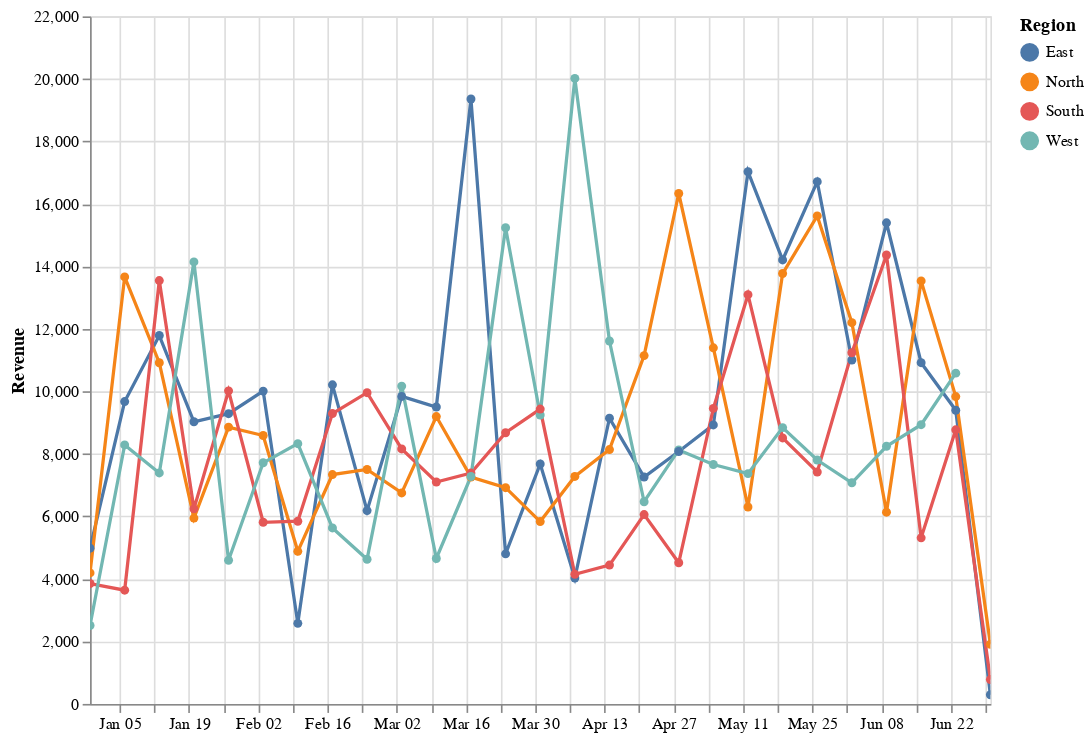

Notebook code for this chart:
### Code cell
chart

### Figure 1 — Vega-Lite specification as saved in the notebook (floating-point values rounded to 4 significant figures)
{"config": {"view": {"continuousWidth": 300, "continuousHeight": 300}}, "data": {"name": "data-543cef554e3c097345042bad7e05266b"}, "mark": {"type": "line", "point": true}, "encoding": {"color": {"field": "region", "title": "Region", "type": "nominal"}, "tooltip": [{"field": "period", "title": "Period", "type": "temporal"}, {"field": "region", "title": "Region", "type": "nominal"}, {"field": "revenue", "format": ",.2f", "title": "Revenue", "type": "quantitative"}, {"field": "units", "format": ",.0f", "title": "Units", "type": "quantitative"}], "x": {"field": "period", "title": "", "type": "temporal"}, "y": {"field": "revenue", "title": "Revenue", "type": "quantitative"}}, "height": 420, "params": [{"name": "param_1e9efca18e7a2868", "select": {"type": "interval", "encodings": ["x", "y"]}, "bind": "scales"}], "width": 550, "$schema": "https://vega.github.io/schema/vega-lite/v6.1.0.json", "datasets": {"data-543cef554e3c097345042bad7e05266b": [{"period": "2024-12-30T00:00:00", "region": "East", "revenue": 4984.0, "units": 26}, {"period": "2024-12-30T00:00:00", "region": "North", "revenue": 4192.0, "units": 48}, {"period": "2024-12-30T00:00:00", "region": "South", "revenue": 3853.0, "units": 37}, {"period": "2024-12-30T00:00:00", "region": "West", "revenue": 2510.0, "units": 30}, {"period": "2025-01-06T00:00:00", "region": "East", "revenue": 9674.0, "units": 76}, {"period": "2025-01-06T00:00:00", "region": "North", "revenue": 13660.0, "units": 87}, {"period": "2025-01-06T00:00:00", "region": "South", "revenue": 3639.0, "units": 41}, {"period": "2025-01-06T00:00:00", "region": "West", "revenue": 8288.0, "units": 82}, {"period": "2025-01-13T00:00:00", "region": "East", "revenue": 11790.0, "units": 83}, {"period": "2025-01-13T00:00:00", "region": "North", "revenue": 10920.0, "units": 103}, {"period": "2025-01-13T00:00:00", "region": "South", "revenue": 13550.0, "units": 74}, {"period": "2025-01-13T00:00:00", "region": "West", "revenue": 7391.0, "units": 59}, {"period": "2025-01-20T00:00:00", "region": "West", "revenue": 14140.0, "units": 96}, {"period": "2025-01-20T00:00:00", "region": "South", "revenue": 6241.0, "units": 59}, {"period": "2025-01-20T00:00:00", "region": "East", "revenue": 9029.0, "units": 101}, {"period": "2025-01-20T00:00:00", "region": "North", "revenue": 5946.0, "units": 74}, {"period": "2025-01-27T00:00:00", "region": "East", "revenue": 9288.0, "units": 92}, {"period": "2025-01-27T00:00:00", "region": "North", "revenue": 8857.0, "units": 83}, {"period": "2025-01-27T00:00:00", "region": "South", "revenue": 10020.0, "units": 63}, {"period": "2025-01-27T00:00:00", "region": "West", "revenue": 4597.0, "units": 43}, {"period": "2025-02-03T00:00:00", "region": "West", "revenue": 7716.0, "units": 54}, {"period": "2025-02-03T00:00:00", "region": "East", "revenue": 10010.0, "units": 71}, {"period": "2025-02-03T00:00:00", "region": "North", "revenue": 8588.0, "units": 82}, {"period": "2025-02-03T00:00:00", "region": "South", "revenue": 5812.0, "units": 58}, {"period": "2025-02-10T00:00:00", "region": "West", "revenue": 8328.0, "units": 42}, {"period": "2025-02-10T00:00:00", "region": "South", "revenue": 5846.0, "units": 54}, {"period": "2025-02-10T00:00:00", "region": "East", "revenue": 2577.0, "units": 33}, {"period": "2025-02-10T00:00:00", "region": "North", "revenue": 4883.0, "units": 67}, {"period": "2025-02-17T00:00:00", "region": "East", "revenue": 10210.0, "units": 80}, {"period": "2025-02-17T00:00:00", "region": "North", "revenue": 7339.0, "units": 61}, {"period": "2025-02-17T00:00:00", "region": "South", "revenue": 9290.0, "units": 80}, {"period": "2025-02-17T00:00:00", "region": "West", "revenue": 5631.0, "units": 69}, {"period": "2025-02-24T00:00:00", "region": "East", "revenue": 6185.0, "units": 75}, {"period": "2025-02-24T00:00:00", "region": "North", "revenue": 7502.0, "units": 78}, {"period": "2025-02-24T00:00:00", "region": "South", "revenue": 9959.0, "units": 81}, {"period": "2025-02-24T00:00:00", "region": "West", "revenue": 4628.0, "units": 32}, {"period": "2025-03-03T00:00:00", "region": "West", "revenue": 10170.0, "units": 71}, {"period": "2025-03-03T00:00:00", "region": "South", "revenue": 8160.0, "units": 70}, {"period": "2025-03-03T00:00:00", "region": "East", "revenue": 9840.0, "units": 50}, {"period": "2025-03-03T00:00:00", "region": "North", "revenue": 6751.0, "units": 69}, {"period": "2025-03-10T00:00:00", "region": "East", "revenue": 9501.0, "units": 99}, {"period": "2025-03-10T00:00:00", "region": "North", "revenue": 9195.0, "units": 55}, {"period": "2025-03-10T00:00:00", "region": "South", "revenue": 7100.0, "units": 70}, {"period": "2025-03-10T00:00:00", "region": "West", "revenue": 4653.0, "units": 47}, {"period": "2025-03-17T00:00:00", "region": "East", "revenue": 19360.0, "units": 115}, {"period": "2025-03-17T00:00:00", "region": "North", "revenue": 7258.0, "units": 52}, {"period": "2025-03-17T00:00:00", "region": "South", "revenue": 7386.0, "units": 74}, {"period": "2025-03-17T00:00:00", "region": "West", "revenue": 7278.0, "units": 82}, {"period": "2025-03-24T00:00:00", "region": "South", "revenue": 8678.0, "units": 52}, {"period": "2025-03-24T00:00:00", "region": "East", "revenue": 4801.0, "units": 49}, {"period": "2025-03-24T00:00:00", "region": "North", "revenue": 6919.0, "units": 81}, {"period": "2025-03-24T00:00:00", "region": "West", "revenue": 15240.0, "units": 85}, {"period": "2025-03-31T00:00:00", "region": "West", "revenue": 9245.0, "units": 65}, {"period": "2025-03-31T00:00:00", "region": "South", "revenue": 9435.0, "units": 75}, {"period": "2025-03-31T00:00:00", "region": "North", "revenue": 5834.0, "units": 56}, {"period": "2025-03-31T00:00:00", "region": "East", "revenue": 7677.0, "units": 93}, {"period": "2025-04-07T00:00:00", "region": "East", "revenue": 4027.0, "units": 23}, {"period": "2025-04-07T00:00:00", "region": "North", "revenue": 7279.0, "units": 71}, {"period": "2025-04-07T00:00:00", "region": "South", "revenue": 4148.0, "units": 42}, {"period": "2025-04-07T00:00:00", "region": "West", "revenue": 20020.0, "units": 115}, {"period": "2025-04-14T00:00:00", "region": "East", "revenue": 9143.0, "units": 87}, {"period": "2025-04-14T00:00:00", "region": "North", "revenue": 8139.0, "units": 71}, {"period": "2025-04-14T00:00:00", "region": "South", "revenue": 4442.0, "units": 48}, {"period": "2025-04-14T00:00:00", "region": "West", "revenue": 11610.0, "units": 67}, {"period": "2025-04-21T00:00:00", "region": "East", "revenue": 7261.0, "units": 79}, {"period": "2025-04-21T00:00:00", "region": "North", "revenue": 11140.0, "units": 105}, {"period": "2025-04-21T00:00:00", "region": "South", "revenue": 6059.0, "units": 41}, {"period": "2025-04-21T00:00:00", "region": "West", "revenue": 6469.0, "units": 51}, {"period": "2025-04-28T00:00:00", "region": "West", "revenue": 8126.0, "units": 54}, {"period": "2025-04-28T00:00:00", "region": "South", "revenue": 4516.0, "units": 44}, {"period": "2025-04-28T00:00:00", "region": "East", "revenue": 8077.0, "units": 83}, {"period": "2025-04-28T00:00:00", "region": "North", "revenue": 16330.0, "units": 87}, {"period": "2025-05-05T00:00:00", "region": "East", "revenue": 8928.0, "units": 62}, {"period": "2025-05-05T00:00:00", "region": "North", "revenue": 11390.0, "units": 67}, {"period": "2025-05-05T00:00:00", "region": "South", "revenue": 9455.0, "units": 85}, {"period": "2025-05-05T00:00:00", "region": "West", "revenue": 7661.0, "units": 59}, {"period": "2025-05-12T00:00:00", "region": "East", "revenue": 17030.0, "units": 82}, {"period": "2025-05-12T00:00:00", "region": "North", "revenue": 6302.0, "units": 58}, {"period": "2025-05-12T00:00:00", "region": "South", "revenue": 13090.0, "units": 116}, {"period": "2025-05-12T00:00:00", "region": "West", "revenue": 7369.0, "units": 71}, {"period": "2025-05-19T00:00:00", "region": "West", "revenue": 8841.0, "units": 79}, {"period": "2025-05-19T00:00:00", "region": "South", "revenue": 8512.0, "units": 68}, {"period": "2025-05-19T00:00:00", "region": "East", "revenue": 14210.0, "units": 73}, {"period": "2025-05-19T00:00:00", "region": "North", "revenue": 13770.0, "units": 79}, {"period": "2025-05-26T00:00:00", "region": "East", "revenue": 16710.0, "units": 138}, {"period": "2025-05-26T00:00:00", "region": "North", "revenue": 15620.0, "units": 94}, {"period": "2025-05-26T00:00:00", "region": "South", "revenue": 7420.0, "units": 60}, {"period": "2025-05-26T00:00:00", "region": "West", "revenue": 7804.0, "units": 96}, {"period": "2025-06-02T00:00:00", "region": "East", "revenue": 11000.0, "units": 76}, {"period": "2025-06-02T00:00:00", "region": "North", "revenue": 12200.0, "units": 111}, {"period": "2025-06-02T00:00:00", "region": "South", "revenue": 11240.0, "units": 83}, {"period": "2025-06-02T00:00:00", "region": "West", "revenue": 7076.0, "units": 44}, {"period": "2025-06-09T00:00:00", "region": "South", "revenue": 14360.0, "units": 97}, {"period": "2025-06-09T00:00:00", "region": "West", "revenue": 8244.0, "units": 66}, {"period": "2025-06-09T00:00:00", "region": "North", "revenue": 6135.0, "units": 65}, {"period": "2025-06-09T00:00:00", "region": "East", "revenue": 15390.0, "units": 86}, {"period": "2025-06-16T00:00:00", "region": "East", "revenue": 10920.0, "units": 72}, {"period": "2025-06-16T00:00:00", "region": "North", "revenue": 13540.0, "units": 114}, {"period": "2025-06-16T00:00:00", "region": "South", "revenue": 5315.0, "units": 45}, {"period": "2025-06-16T00:00:00", "region": "West", "revenue": 8935.0, "units": 75}, {"period": "2025-06-23T00:00:00", "region": "East", "revenue": 9397.0, "units": 83}, {"period": "2025-06-23T00:00:00", "region": "North", "revenue": 9834.0, "units": 56}, {"period": "2025-06-23T00:00:00", "region": "South", "revenue": 8770.0, "units": 60}, {"period": "2025-06-23T00:00:00", "region": "West", "revenue": 10580.0, "units": 76}, {"period": "2025-06-30T00:00:00", "region": "North", "revenue": 1909.0, "units": 11}, {"period": "2025-06-30T00:00:00", "region": "East", "revenue": 294.0, "units": 6}, {"period": "2025-06-30T00:00:00", "region": "South", "revenue": 779.0, "units": 11}]}}
